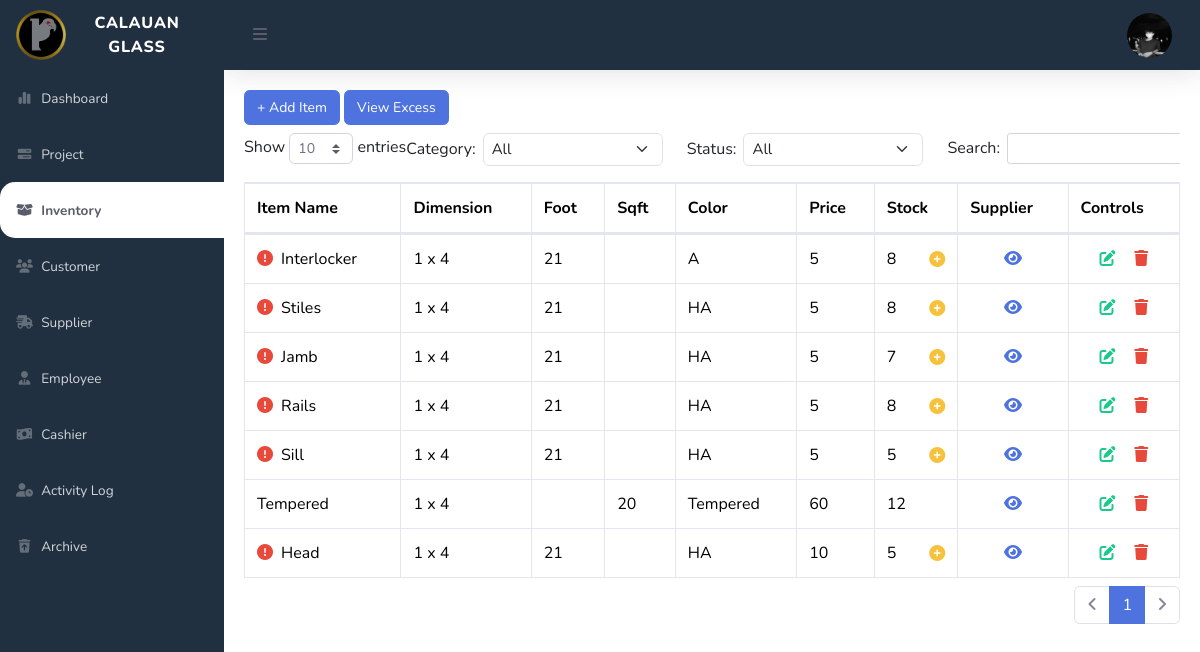
The page /inventory.php (signed in) on the database its author committed.
### tables this page shows
CREATE TABLE IF NOT EXISTS `user` (
  `user_id` bigint unsigned NOT NULL AUTO_INCREMENT,
  `name` varchar(50) NOT NULL,
  `address` varchar(50) NOT NULL,
  `phone_number` varchar(11) NOT NULL,
  `email` varchar(30) NOT NULL,
  `password` varchar(32) NOT NULL,
  `image` varchar(100) DEFAULT NULL,
  `user_type` varchar(10) NOT NULL,
  `otp` int DEFAULT NULL,
  PRIMARY KEY (`user_id`)
);

CREATE TABLE IF NOT EXISTS `inventory` (
  `item_id` bigint unsigned NOT NULL AUTO_INCREMENT,
  `item_name` varchar(20) NOT NULL,
  `dimension` varchar(10) NOT NULL,
  `foot` int DEFAULT NULL,
  `sqft` varchar(10) DEFAULT NULL,
  `color` varchar(20) NOT NULL,
  `price` int NOT NULL,
  `stock` int NOT NULL,
  `category` varchar(20) NOT NULL,
  `active` int NOT NULL,
  `supplier_id` bigint NOT NULL,
  PRIMARY KEY (`item_id`)
);

### inventoryList.php (the view, shortened to what this page needs)
<div class="card mb-4 border border-0" style="background-color: transparent;">
    <div class="card-body">
        <div class="table-responsive">
            <table class="table table-bordered" id="InventoryTable" width="100%" cellspacing="0">
                <thead>
                    <tr>
                        <th>Item Name</th>
                        <th>Dimension</th>
                        <th>Foot</th>
                        <th>Sqft</th>
                        <th>Color</th>
                        <th>Price</th>
                        <th>Stock</th>
                        <th>Supplier</th>
                        <th>Controls</th>
                    </tr>
                </thead>
                <tbody>
                <?php
                    $inventoryResult = mysqli_query($conn, "SELECT * FROM inventory WHERE active = '1' ORDER BY item_id DESC");
                    if(mysqli_num_rows($inventoryResult) > 0)
                    {
                        while($itemData = mysqli_fetch_array($inventoryResult))
                        {
                            $stock = $itemData['stock'];
                            $warningSign = ($stock <= 10) ? '<i class="fa-solid fa-circle-exclamation text-danger me-2"></i>' : '';
                            $addSign = ($stock <= 10) ? '<span class="d-flex align-items-center" data-bs-toggle="tooltip" data-bs-placement="top" title="Add stock"><i class="fa-solid fa-circle-plus text-warning" style="cursor: pointer;" data-bs-toggle="modal" data-bs-target="#addStock"></i></span>' : '';
                ?>
                            <tr data-item-id="<?php echo $itemData['item_id'] ?>">
                                <td><?php echo $warningSign ?><?php echo $itemData['item_name'] ?></td>
                                <td><?php echo $itemData['dimension'] ?></td>
                                <td><?php echo $itemData['foot'] ?></td>
                                <td><?php echo $itemData['sqft'] ?></td>
                                <td><?php echo $itemData['color'] ?></td>
                                <td><?php echo $itemData['price'] ?></td>
                                <td>
                                    <div class="d-flex justify-content-between align-items-center">
                                        <?php echo $stock ?> <?php echo $addSign ?>
                                    </div>
                                </td>
                                <td class="text-center">
                                    <a id="viewSupplierItem" href="#" data-bs-toggle="modal" data-bs-target="#viewSupplierModal" data-id="<?php echo $itemData['supplier_id']; ?>"><i class="fa-solid fa-eye" data-bs-toggle="tooltip" data-bs-placement="top" title="View Details"></i></a>
                                </td>
                                <td>
                                    <div class="text-center d-flex justify-content-evenly">
                                        <a id="editItem" href="#" class="text-success" data-bs-toggle="modal" data-bs-target="#updateInventoryModal" data-id="<?php echo $itemData['item_id']; ?>"><i class="fa-solid fa-pen-to-square" data-bs-toggle="tooltip" data-bs-placement="top" title="Edit"></i></a>
                                        <a id="deleteItem" href="#" class="text-danger" data-id="<?php echo $itemData['item_id']; ?>" data-admin-id="<?php echo $adminID; ?>"><i class="fa-solid fa-trash" data-bs-toggle="tooltip" data-bs-placement="top" title="Remove"></i></a>
                                    </div>
                                </td>
                            </tr>
                            <?php
                        }
                    }
                    ?>
                </tbody>
            </table>
        </div>
    </div>
</div>

### inventory.php (shortened to what this page needs)
<?php
    $page = 'inventory';
    include "auth_middleware.php";
    $adminID = $_SESSION['adminID'];
    $userResult = mysqli_query($conn, "SELECT * FROM user WHERE user_id = $adminID");
    if(mysqli_num_rows($userResult) > 0)
    {
        $userData = mysqli_fetch_array($userResult);
    }
?>
<!DOCTYPE html>
<html lang="en">
<head>
    <?php include 'include/header.php' ?>
</head>
<body id="page-top">
    <div id="wrapper">
        <?php include('include/sidebar.php'); ?>
        <div id="content-wrapper" class="d-flex flex-column">
            <div id="content" class="bg-white">
                <?php include('include/topbar.php'); ?>
                <div class="container-fluid p-0">
                        <?php include 'inventoryList.php' ?>
                </div>
            </div>
        </div>
    </div>
</body>
</html>

### include/header.php (shortened to what this page needs)
<link href="https://cdn.jsdelivr.net/npm/bootstrap@5.3.2/dist/css/bootstrap.min.css" rel="stylesheet">
<link href="css/sb-admin-2.min.css" rel="stylesheet">
<link href="style/admin.css" rel="stylesheet">
<link href="vendor/datatables/dataTables.bootstrap4.min.css" rel="stylesheet">
<link href="https://cdn.jsdelivr.net/npm/select2@4.1.0-rc.0/dist/css/select2.min.css" rel="stylesheet" />

### include/sidebar.php (shortened to what this page needs)
<ul class="navbar-nav sidebar sidebar-dark accordion" id="accordionSidebar" style="background-color: #213040;">
            <a class="sidebar-brand d-flex align-items-center justify-content-center" href="#">
                <div class="sidebar-brand-icon">
                    <img src="pictures/logo-removebg-preview.png" alt="" width="50">
                </div>
                <div class="sidebar-brand-text mx-3">Calauan Glass</div>
            </a>
            <li class="nav-item <?php if($page == 'dashboard') {echo 'actives';} ?>">
                <a class="nav-link dashboard-link <?php if($page == 'dashboard') {echo 'text-dark fw-bold';} ?>" href="dashboard.php" data-user-id="<?php echo $adminID; ?>">
                    <i class="fa-solid fa-fw fa-chart-simple <?php if($page == 'dashboard') {echo 'text-dark fw-bold';} ?>"></i>
                    <span>Dashboard</span>
                </a>
            </li>
            <li class="nav-item <?php if($page == 'project') {echo 'actives';} ?>">
                <a class="nav-link project-link <?php if($page == 'project') {echo 'text-dark fw-bold';} ?>" href="project.php" data-user-id="<?php echo $adminID; ?>">
                    <i class="fa-solid fa-fw fa-bars-progress <?php if($page == 'project') {echo 'text-dark fw-bold';} ?>"></i>
                    <span>Project</span>
                </a>
            </li>
            <li class="nav-item <?php if($page == 'inventory') {echo 'actives';} ?>">
                <a class="nav-link inventory-link <?php if($page == 'inventory') {echo 'text-dark fw-bold';} ?>" href="inventory.php" data-user-id="<?php echo $adminID; ?>">
                    <i class="fa-solid fa-fw fa-box-open <?php if($page == 'inventory') {echo 'text-dark fw-bold';} ?>"></i>
                    <span>Inventory</span>
                </a>
            </li>
            <li class="nav-item <?php if($page == 'customer') {echo 'actives';} ?>">
                <a class="nav-link customer-link <?php if($page == 'customer') {echo 'text-dark fw-bold';} ?>" href="customer.php" data-user-id="<?php echo $adminID; ?>">
                    <i class="fa-solid fa-fw fa-users <?php if($page == 'customer') {echo 'text-dark fw-bold';} ?>"></i>
                    <span>Customer</span>
                </a>
            </li>
            <li class="nav-item <?php if($page == 'supplier') {echo 'actives';} ?>">
                <a class="nav-link supplier-link <?php if($page == 'supplier') {echo 'text-dark fw-bold';} ?>" href="supplier.php" data-user-id="<?php echo $adminID; ?>">
                    <i class="fa-solid fa-fw fa-truck-fast <?php if($page == 'supplier') {echo 'text-dark fw-bold';} ?>"></i>
                    <span>Supplier</span>
                </a>
            </li>
            <li class="nav-item <?php if($page == 'employee') {echo 'actives';} ?>">
                <a class="nav-link employee-link <?php if($page == 'employee') {echo 'text-dark fw-bold';} ?>" href="employee.php" data-user-id="<?php echo $adminID; ?>">
                    <i class="fa-solid fa-fw fa-user-tie <?php if($page == 'employee') {echo 'text-dark fw-bold';} ?>"></i>
                    <span>Employee</span>
                </a>
            </li>
            <li class="nav-item <?php if($page == 'cashier') {echo 'actives';} ?>">
                <a class="nav-link cashier-link <?php if($page == 'cashier') {echo 'text-dark fw-bold';} ?>" href="cashier.php" data-user-id="<?php echo $adminID; ?>">
                    <i class="fa-solid fa-fw fa-money-bill-wave <?php if($page == 'cashier') {echo 'text-dark fw-bold';} ?>"></i>
                    <span>Cashier</span>
                </a>
            </li>
            <li class="nav-item <?php if($page == 'act_log') {echo 'actives';} ?>">
                <a class="nav-link <?php if($page == 'act_log') {echo 'text-dark fw-bold';} ?>" href="act_log.php" data-user-id="<?php echo $adminID; ?>">
                    <i class="fa-solid fa-fw fa-user-clock <?php if($page == 'act_log') {echo 'text-dark fw-bold';} ?>"></i>
                    <span>Activity Log</span>
                </a>
            </li>
            <li class="nav-item <?php if($page == 'archive') {echo 'actives';} ?>">
                <a class="nav-link archive-link <?php if($page == 'archive') {echo 'text-dark fw-bold';} ?>" href="archive.php" data-user-id="<?php echo $adminID; ?>">
                    <i class="fa-solid fa-fw fa-trash-arrow-up <?php if($page == 'archive') {echo 'text-dark fw-bold';} ?>"></i>
                    <span>Archive</span>
                </a>
            </li>
</ul>

### include/topbar.php (shortened to what this page needs)
<nav class="navbar navbar-expand topbar shadow" style="background-color: #213040;">
                    <button id="sidebarToggleTop" class="btn btn-link text-dark rounded-circle mr-3">
                        <i class="fa fa-bars"></i>
                    </button>
                    <ul class="navbar-nav ml-auto">
                        <li class="nav-item dropdown no-arrow">
                            <a class="nav-link dropdown-toggle" href="#" id="userDropdown" role="button"
                                data-toggle="dropdown" aria-haspopup="true" aria-expanded="false">
                                <img src="images/<?php echo $userData['image'] ? $userData['image'] : $defaultImage; ?>" alt="Current Image" style="border-radius: 50%; width: 45px; height: 45px;">
                            </a>
                        </li>
                    </ul>
                </nav>

### style/admin.css (style rules this page uses)
* { margin: 0; padding: 0; box-sizing: border-box; }
#accordionSidebar { transition: 0.2s; }
.actives { background-color: #FFFFFF; border-top-left-radius: 15px; border-bottom-left-radius: 15px; }

### include/sidebar.php (style rules this page uses)
.nav-link { cursor: pointer; }

### rows shown on the page
user: image (picture)
inventory: item_name "Interlocker", dimension "1 x 4", foot "21", color "A", price "5", stock "8"
inventory: item_name "Stiles", dimension "1 x 4", foot "21", color "HA", price "5", stock "8"
inventory: item_name "Jamb", dimension "1 x 4", foot "21", color "HA", price "5", stock "7"
inventory: item_name "Rails", dimension "1 x 4", foot "21", color "HA", price "5", stock "8"
inventory: item_name "Sill", dimension "1 x 4", foot "21", color "HA", price "5", stock "5"
inventory: item_name "Tempered", dimension "1 x 4", sqft "20", color "Tempered", price "60", stock "12"
inventory: item_name "Head", dimension "1 x 4", foot "21", color "HA", price "10", stock "5"
